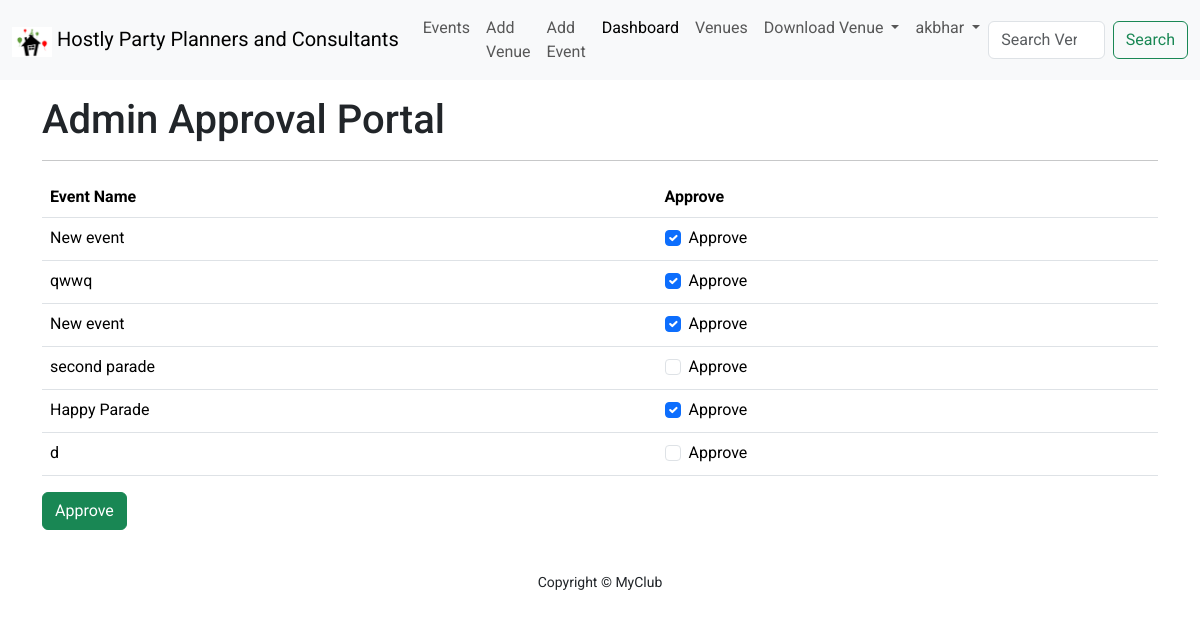
Screenshot of /admin_approval/ (signed in) with the database file from the repository.
### club_events/models.py (models this page shows, shortened)
class Event(models.Model):
    name = models.CharField(max_length=120)
    event_date_time = models.DateTimeField()
    venue = models.ForeignKey(Venue, on_delete=models.CASCADE)
    manager = models.ForeignKey(User, on_delete=models.SET_NULL, blank=True, null=True)
    description = models.TextField(blank=True)
    attendees = models.ManyToManyField(User, related_name='attendees', blank=True)
    approved = models.BooleanField(default=False)

### club_events/views.py (the view, shortened to what this page needs)
# urls.py: path('admin_approval/', views.AdminApprovalCreateView.as_view(), name='admin_approval'),
class AdminApprovalCreateView(StaffRequiredMixin, ListView):
    model = Event
    fields = '__all__'
    template_name = 'events/admin_approval.html'
    context_object_name = 'events'
    ordering = 'event_date_time'

### club_events/views.py (called while the page is built)
    def test_func(self):
        return self.request.user.is_staff

### club_events/templates/events/admin_approval.html (shortened to what this page needs)
{% extends 'base.html' %}
{% load crispy_forms_tags %}
{% block content %}
    <div class="container">
        <h1 class="text-capitalize">admin approval portal</h1>
        <hr>
        <form method="post">
            <fieldset class="form-group">
                <div class="table-responsive">
                    <table class="table">
                        <thead>
                        <tr>
                            <th scope="col">Event Name</th>
                            <th scope="col">Approve</th>
                        </tr>
                        </thead>
                        <tbody>
                        {% for event in events %}
                            <tr>
                                <td>{{ event.name }}</td>
                                <td>
                                    <div class="form-check">
                                        <input class="form-check-input" type="checkbox" value="{{ event.id }}"
                                               id="{{ event.id }}" name="approve_status"
                                                {% if event.approved %}
                                               checked
                                                {% endif %}
                                        >
                                        <label class="form-check-label" for="{{ event.id }}">
                                            Approve
                                        </label>
                                    </div>
                                </td>
                            </tr>
                        {% endfor %}
                        </tbody>
                    </table>
                </div>
            </fieldset>
            <div class="form-group pb-3">
                <button type="submit" class="btn btn-success text-capitalize">approve</button>
            </div>
        </form>
    </div>
{% endblock %}

### templates/nav.html (shortened to what this page needs)
{% load static %}
<nav class="navbar navbar-expand-lg bg-body-tertiary sticky-top">
    <div class="container-fluid">
        <a class="navbar-brand" href="{% url 'home' %}">
            <img src="{% static 'assets/logo.png' %}" alt="Logo" width="40" height="30"
                 class="d-inline-block align-text-top">
            Hostly Party Planners and Consultants
        </a>
        <div class="collapse navbar-collapse" id="navbarSupportedContent">
            <ul class="navbar-nav me-auto mb-2 mb-lg-0">
                <li class="nav-item">
                    <a class="nav-link {% if request.resolver_match.view_name == 'event_list' %} active{% else %}{% endif %}"
                       href="{% url 'event_list' %}">Events</a>
                </li>
                {% if user.is_authenticated and request.user.is_staff %}
                    <li class="nav-item">
                        <a class="nav-link {% if request.resolver_match.view_name == 'add_venue' %} active{% else %}{% endif %}"
                           href="{% url 'add_venue' %}">Add Venue</a>
                    </li>
                    <li class="nav-item">
                        <a class="nav-link {% if request.resolver_match.view_name == 'add_event' %} active{% else %}{% endif %}"
                           href="{% url 'add_event' %}">Add Event</a>
                    </li>
                    <li class="nav-item">
                        <a class="nav-link {% if request.resolver_match.view_name == 'admin_approval' %} active{% endif %}"
                           {% if request.resolver_match.view_name == 'admin_approval' %}aria-current="page" {% endif %}
                           href="{% url 'admin_approval' %}">Dashboard</a>
                    </li>
                {% endif %}
                <li class="nav-item">
                    <a class="nav-link {% if request.resolver_match.view_name == 'list_venues' %} active{% else %}{% endif %}"
                       href="{% url 'list_venues' %}">Venues</a>
                </li>
                <li class="nav-item dropdown">
                    <a class="nav-link dropdown-toggle" href="#" role="button" data-bs-toggle="dropdown"
                       aria-expanded="false">
                        Download Venue
                    </a>
                </li>
                {% if request.user.is_authenticated %}
                    <li class="nav-item dropdown">
                        <a class="nav-link dropdown-toggle" href="#" role="button" data-bs-toggle="dropdown"
                           aria-expanded="false">
                            {{ request.user }}
                        </a>
                    </li>
                {% endif %}
            </ul>
            <form class="d-flex" role="search" action="{% url 'search_venue' %}">
                <input class="form-control me-2" type="search" placeholder="Search Venue..." aria-label="Search" name="q">
                <button class="btn btn-outline-success" type="submit">Search</button>
            </form>
        </div>
    </div>
</nav>

### club_events/static/assets/style.css (style rules this page uses)
body { font-family: "Roboto", sans-serif; font-weight: 400; font-style: normal; }

### rows the page displays
Event: name "New event", approved "☑"
Event: name "qwwq", approved "☑"
Event: name "New event", approved "☑"
Event: name "second parade"
Event: name "Happy Parade", approved "☑"
Event: name "d"

### other values shown
{{ request.user }} "akbhar"
